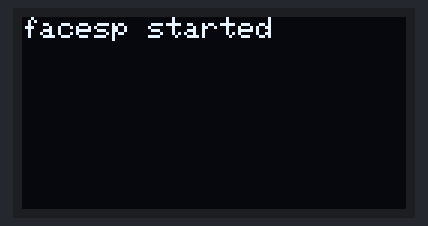
A sketch run on a simulated ESP32. Shown: 128×64 one-colour display. WiFi joins after 1.5 s; servers stay silent unless stated; random numbers use the default seed unless the sketch sets one; no MQTT or app messages arrive unless stated; what the sketch prints to the serial monitor is not drawn.

Above: at 0.1 s.
At 3.2 s:
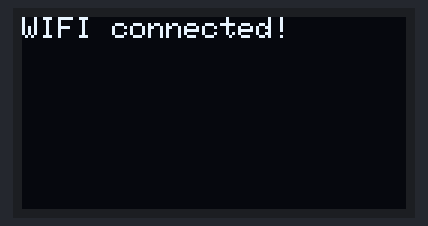
At 4.3 s:
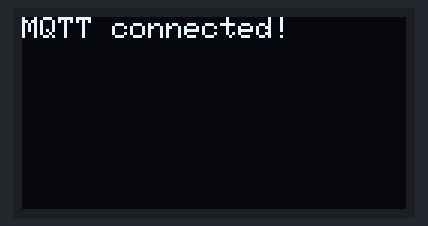
At 5.3 s:
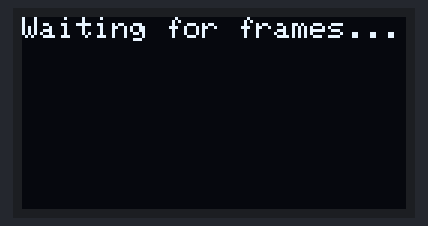
At 15.5 s:
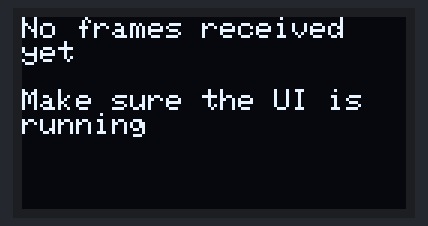

Measured:
- what the display in image 1 shows lasts 1.1 s, from 3.1 s to 4.2 s
- what the display in image 2 shows lasts 1.0 s, from 4.2 s to 5.2 s
- what the display in image 3 shows lasts 10.2 s, from 5.2 s to 15.4 s

The sketch:

facesp.ino
```cpp
#include <WiFi.h>
#include <MQTT.h>
#include <SPI.h>
#include <Wire.h>
#include <Adafruit_GFX.h>
#include <Adafruit_SSD1306.h>


// -------------------------------------------
// Configuration
// -------------------------------------------
// WIFI
const char WIFI_SSID[] = "YOUR_WIFI_SSID";
const char WIFI_PASS[] = "YOUR_WIFI_PASSWORD";

// MQTT
const char MQTT_HOST[] = "YOUR_MQTT_HOST";
const int MQTT_PORT = 4040;
const char MQTT_USER[] = "facesp";
const char MQTT_PASSWORD[] = "facesp_MQTT_passwd_should_be_replaced!";
// -------------------------------------------
// End configuration
// -------------------------------------------


// identifier needs to be unique in case multiple devices connect at the same time
// generated in setup
char MQTT_IDENTIFIER[16];

#define SCREEN_WIDTH 128 // OLED display width, in pixels
#define SCREEN_HEIGHT 64 // OLED display height, in pixels
#define OLED_RESET -1    // Reset pin # (or -1 if sharing Arduino reset pin)
Adafruit_SSD1306 display(SCREEN_WIDTH, SCREEN_HEIGHT, &Wire, OLED_RESET);

String _frame = "";
unsigned long _no_frame_loops = 0;
String _dots_progress = ".";

WiFiClient net;
MQTTClient client(10000);

/**
 * Initialize display
*/
void init_display()
{
  // SSD1306_SWITCHCAPVCC = generate display voltage from 3.3V internally
  if (!display.begin(SSD1306_SWITCHCAPVCC, 0x3C))
  { // Address 0x3D for 128x64
    Serial.println(F("SSD1306 allocation failed"));
    for (;;)
      ; // Don't proceed, loop forever
  }

  display.clearDisplay();
  display.setCursor(0, 0); // Start at top-left corner
  display.setTextSize(1);  // Draw 2X-scale text
  display.setTextColor(SSD1306_WHITE);
}

/**
 * Connect to WIFI
*/
void connect_wifi()
{
  WiFi.begin(WIFI_SSID, WIFI_PASS);

  while (WiFi.status() != WL_CONNECTED)
  {
    display_text_dots("Connecting to WIFI");
    delay(1000);
  }
  Serial.print("IP Address: ");
  Serial.println(WiFi.localIP());
}

/**
 * Connect to MQTT server
*/
void connect_mqtt()
{
  while (!client.connect(MQTT_IDENTIFIER, MQTT_USER, MQTT_PASSWORD))
  {
    display_text_dots("Connecting to MQTT");
    Serial.print("Failed to connect to MQTT broker. State: ");
    Serial.print(client.lastError());
    delay(1000);
  }
  client.subscribe("facesp");
}

/**
 * MQTT message received callback
*/
void mqtt_message_received(String &topic, String &payload)
{
  // the payload received is our actual frame (will be rebuilt properly on draw)
  _frame = payload;
}

/**
 * Draw the current frame to display
*/
void draw_frame()
{
  char c;
  int k = 0;
  String temp_bl = "";  // temp buffer length
  while (true)
  {
    c = _frame[k];
    if (c == '|')
      break;
    k += 1;
    temp_bl += c;
  }
  int buffer_length = temp_bl.toInt();

  // create image array
  // ------------------------------------
  uint8_t img[buffer_length];
  int i = 0;
  int index = 0;
  String temp = "";
  while (true)
  {
    char c = _frame[i];
    if (c == '\n')
    {
      if (temp == "")
        break;
      // we still have a number, add it too, if we don't have too many yet
      if (index < buffer_length)
      {
        img[index] = temp.toInt();
        temp = "";
        index += 1;
      }
      break;
    }

    // check for space (end of number)
    if (c == ' ')
    {
      // we still have a number, add it too, if we don'  t have too many yet
      if (index < buffer_length)
      {
        img[index] = temp.toInt();
        temp = "";
        index += 1;
      }
    }
    temp += c;
    i += 1;
  }

  display.clearDisplay();
  display.drawBitmap(0, 0, img, 128, 64, 1);
  display.display();
}

/**
 * Show a `fresh` (clear display, move cursor to beginning) text in display
 * Print to Serial too
*/
void display_text(String line1, String line2 = "")
{
  display.clearDisplay();
  display.setCursor(0, 0); // Start at top-left corner
  display.println(line1);
  Serial.println(line1);
  if (line2 != "") {
    display.println();
    display.println(line2);
    Serial.println(line2);
  }
  display.display();
}

/**
 * Helper method to increase dots for nicer and `responsive` display
 * .
 * ..
 * ...
*/
void display_text_dots(String text)
{
  switch (_dots_progress.length()) {
    case 1:
      _dots_progress = "..";
      break;
    case 2:
      _dots_progress = "...";
      break;
    default:
      _dots_progress = ".";
      break;
  }
  // add dots to the input text
  text.concat(_dots_progress);
  // print to display
  display_text(text);
}

void setup()
{
  Serial.begin(115200);

  init_display();
  display_text("facesp started");
  delay(1000);

  connect_wifi();
  display_text("WIFI connected!");
  delay(1000);

  // generate identifier for MQTT
  randomSeed(analogRead(0)); // Initialize random number generator
  snprintf(MQTT_IDENTIFIER, sizeof(MQTT_IDENTIFIER), "facesp_%d", random(1, 1000));
  Serial.print("MQTT identifier: ");
  Serial.println(MQTT_IDENTIFIER);

  client.begin(MQTT_HOST, MQTT_PORT, net);
  client.setKeepAlive(60); // Set keep-alive to 60 seconds
  client.onMessage(mqtt_message_received);

  connect_mqtt();
  display_text("MQTT connected!");
  delay(1000);
  display_text("Waiting for frames...");
}

void loop()
{
  client.loop();
  delay(10);

  // if MQTT got disconnected, reconnect
  if (!client.connected())
  {
    connect_mqtt();
  }

  // if we have a frame, draw it
  if (_frame != "")
  {
    draw_frame();
    return;
  }

  // display a message after a while
  _no_frame_loops += 1;
  if (_no_frame_loops > 1000) {
    display_text("No frames received   yet", "Make sure the UI is  running");
  }
}
```
